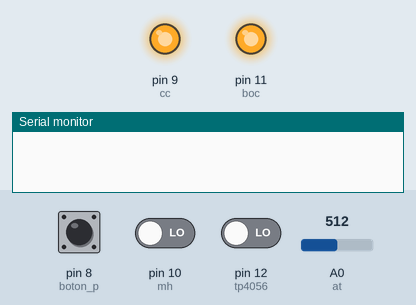
Bench run of a sketch on a simulated Arduino Uno, built with avr-gcc and run on an emulated ATmega328P. Parts: output pins drawn as LEDs (lit = HIGH), the last lines printed to the serial monitor. The test bench sets the inputs (shaded band); at power-on: pin 12 (tp4056) LOW, pin 8 (boton_p) HIGH, pin 10 (mh) LOW, A0 (at) = 512.

Above: at 1.2 s.
1.3 s: pin 12 (tp4056) driven HIGH
At 1.9 s:
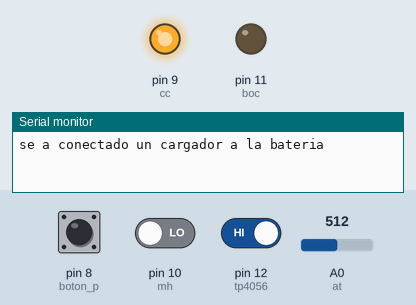
3.0 s: pin 8 (boton_p) pulled LOW for 1 s
6.0 s: pin 8 (boton_p) pulled LOW for 3.2 s
10.7 s: pin 12 (tp4056) driven LOW
At 12.1 s:
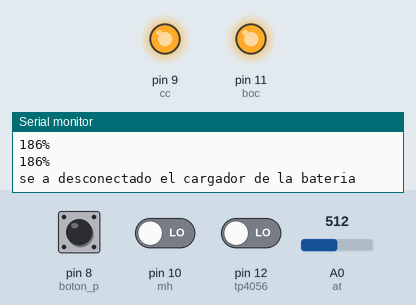
Timing chart, 0 to 13.7 s (numbered marks = the images above; inputs shaded):
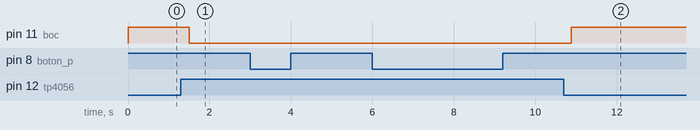

The sketch:

Hex.ino
```cpp
#include <Arduino.h>

#define at 0// pin analogico de tension
#define mh 10// entrada para forzar modo ahorro
#define tp4056 12//Entrada del modo tp4056
#define boc 11 //bateria o cargador
#define cc 9//cierre de carga
#define boton_p 8//para dar el porcentaje

bool md_ahorro;
bool cod = 0;
void setup()
{
  Serial.begin(9600);
//Pin mode
//-----------------------------------------------------------------
  pinMode(boton_p, INPUT_PULLUP);
  pinMode(cc, OUTPUT);
  pinMode(boc, OUTPUT);
//-----------------------------------------------------------------
  digitalWrite(cc, HIGH);//lo activa para que siempre este activado, solo se cierra cuando haga una lectura
}

void loop()
{
  porcentaje_bateria(0);

  if(!digitalRead(boton_p))
  {
    Serial.print(porcentaje_bateria(1));
    Serial.println("%");
  }

  delay(300);
}
//***********************************************************************************
int porcentaje_bateria(bool m_boton)
{
  byte porcentaje;
  bool tm = md_ahorro;

//************************************************************************************************************
// verificacion del modo de alimentacion de la bateria
//--------------------------------
  if(cod != digitalRead(tp4056))
  {
      if(digitalRead(tp4056) == 1)
          Serial.println("se a conectado un cargador a la bateria");
      else
          Serial.println("se a desconectado el cargador de la bateria");
  }
//  Guarda variable del ultimo estado
  cod = digitalRead(tp4056);
//  Segun si esta en carga o descarga elige que fuente de alimetacion va a usar
  if(!cod)
      digitalWrite(boc, HIGH);
  else
      digitalWrite(boc, LOW);
//************************************************************************************************************
// si esta en modo carga cierra por un instante el proceso de carga para que este no afecte la lectura
//------------------------------
  if(!cod || m_boton)// esto hace que si no esta cargando o el boton esta presionado tome el porcentaje
  {
    if(cod)//si esta cargando desactiva la carga de la bateria
    {
      digitalWrite(cc, LOW);
      delay(5);
    }
//------------------------------
//saca el porcentaje de bateria
//--------------------------------------------------------------------------------
    porcentaje = map(map(analogRead(at), 0, 1023, 0, 500), 320, 420, 0, 100);// el primer map saca la tension y segundo el porcentaje
//  los valores de 320 a 420 serian de 3.2 a 4.2 v, esto baria en funcion de la ocilacion de nuestra bateria, este es el normal
  }
//--------------------------------------------------------------------------------
  digitalWrite(cc, HIGH);//vuelve a activar el sistema de carga
//************************************************************************************************************
// verificacion del modo
//--------------------------------
// verifica que no este cargando la bateria, si esta cargando desactiva modo ahorro
//--------------------------------
  if(cod)
    md_ahorro = 0;
//--------------------------------
//  consulta si el modo ahorro esta activado
//--------------------------------
  else if(digitalRead(mh))
    md_ahorro = 1;
//--------------------------------
// si el porcentaje es menor a 15 pone en modo ahorro
//--------------------------------
  else if(porcentaje<15)
    md_ahorro = 1;
  else
    md_ahorro = 0;
//--------------------------------
//  si cambia el modo ahorro envia un mensaje
//---------------------------------------------------------
  if(tm != md_ahorro)
    {
      if(md_ahorro)
        Serial.println("modo ahorro activado");
      else
        Serial.println("modo ahorro desactivado");
    }
//************************************************************************************************************
  return porcentaje;//retorna porcentaje
}
//***********************************************************************************
```

Measured:
- after the input at 1.3 s, pin 11 (boc): HIGH → LOW after 0.20 s
- after the input at 10.7 s, pin 11 (boc): LOW → HIGH after 0.18 s
